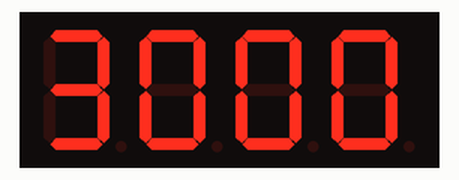
A program run on a simulated Raspberry Pi (BCM pin numbers). Parts: 4-digit seven-segment display. The segment pins are drawn as the display they are named for.

Above: at 0.06 s.
At 2.76 s:
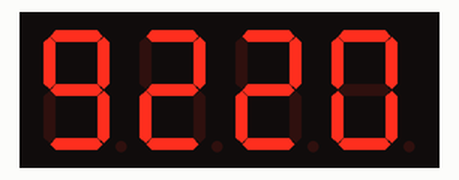
At 5.52 s:
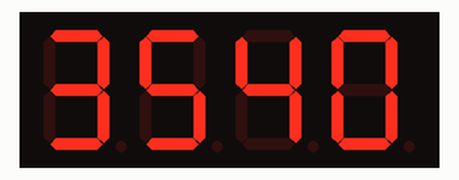
At 10.98 s:
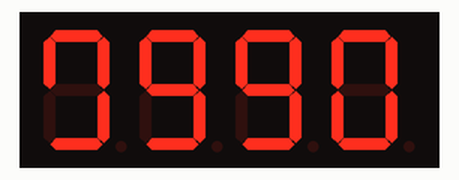
At 16.44 s:
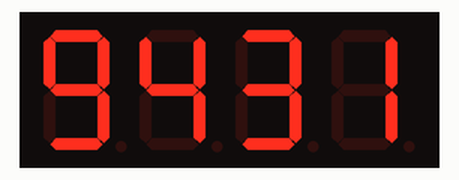
At 21.9 s:
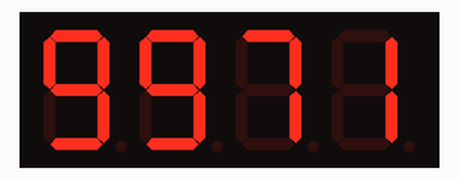

The program:

fnd05.py
```python
import RPi.GPIO as GPIO
import time

# 0~9까지 1byte 헥사(hex) 값
fndDatas = [0x3f, 0x06, 0x5b, 0x4f, 0x66, 0x6d, 0x7d, 0x07, 0x7f, 0x6f]
fndSegs = [4, 5, 6, 12, 13, 16, 17]
fndSels = [23, 22, 21, 20]

GPIO.setmode(GPIO.BCM)
for fndSeg in fndSegs:
    GPIO.setup(fndSeg, GPIO.OUT)
    GPIO.output(fndSeg, 0)

for fndSel in fndSels:
    GPIO.setup(fndSel, GPIO.OUT)
    GPIO.output(fndSel, 1)

def fndOut(data, sel): # 하나의 숫자 형태를 만드는 함수
    for i in range(0, 7):
        GPIO.output(fndSegs[i], (fndDatas[data] & (0x01 << i)) != 0)
    for j in range(0, 4): # 표시할 자리수 fnd 만 on
        if j == sel:
            GPIO.output(fndSels[j], 0)
        else:
            GPIO.output(fndSels[j], 1)

count = 0

try:
    while True:
        count += 1
        if count > 9999:
            count = 1 # 9999를 넘으면 1로 초기화

        d1000 = count // 1000 # 천의자리
        d100 = (count % 1000) // 100 # 백의 자리
        d10 = (count % 100) // 10 # 십의 자리
        d1 = count % 10 # 일의 자리

        d = [d1, d10, d100, d1000]

        for i in range(3, -1, -1): # 1 감소시키면서 진행
            fndOut(d[i], i) # 자리수와 값을 전달
            time.sleep(0.003)

except KeyboardInterrupt:
    GPIO.cleanup()
```
